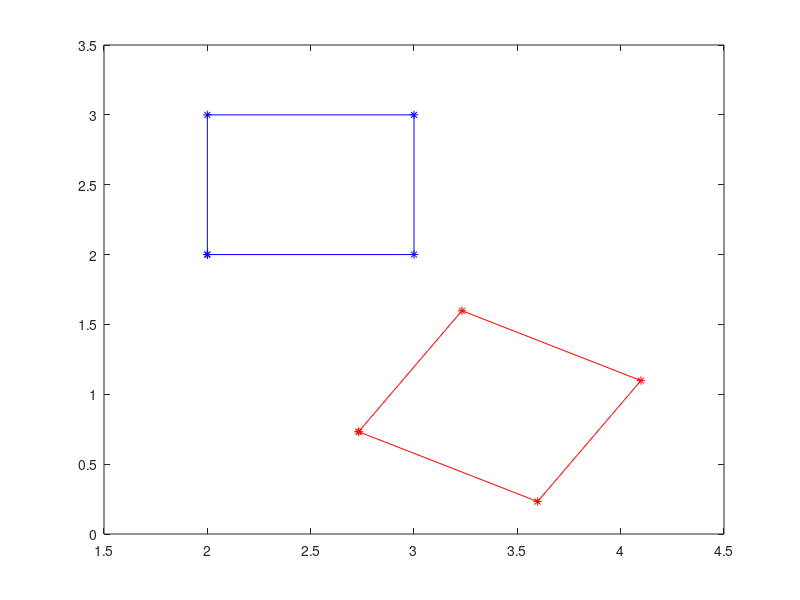

The MATLAB source for this figure:
%Exercise1:
%Create box
%first row is horizontal coords;second row is vertical coords
my_pts = [2 2 3 3 2;2 3 3 2 2];

%write code here to display the original box

fig = figure(1);
figure(fig);

plot(my_pts(1,:),my_pts(2,:),'b*-');
%xlim([1.5 4.5]);
%ylim([0 3.5]);

%write code here to create your 2D rotation matrix my_rot,suggest degree 30
%Do the dot product:P' = RP
a = -pi/6;
my_rot=[cos(a) -sin(a);sin(a) cos(a)];

%write code to perform rotation using my_rot and my_pts and store the
%result in my_rot_pts
my_rot_pts = my_rot*my_pts;

%Use hold on/ hold off ,plot multiple sets of data on the same figure
% without erasing the existing data
hold on;
%write code to plot output
%scatter(my_pts(1,:),my_pts(2,:));
%scatter(my_rot_pts(1,:),my_rot_pts(2,:));
plot(my_rot_pts(1,:),my_rot_pts(2,:),'r*-');
axis([1.5 4.5 0 3.5]);
hold off;